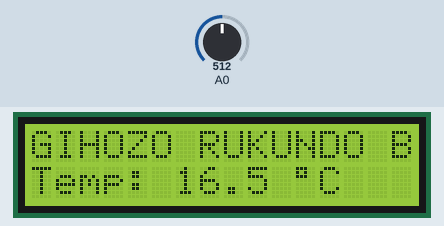
A sketch run on a simulated Arduino Uno, built with avr-gcc and run on an emulated ATmega328P. Shown: 16×2 character LCD. The inputs (shaded band) are chosen by the test bench; at power-on: A0 = 512. What the sketch prints to the serial monitor is not drawn.

Above: at 1.2 s.
1.3 s: A0 set to 716
At 3.0 s:
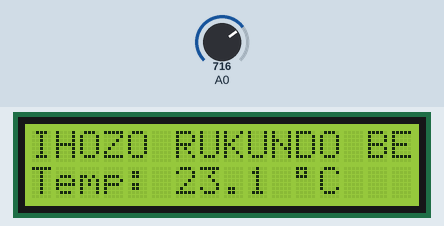
5.4 s: A0 set to 900
At 7.2 s:
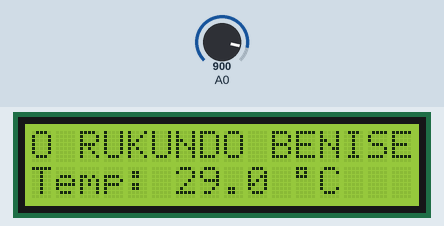
9.5 s: A0 set to 1023
At 11.0 s:
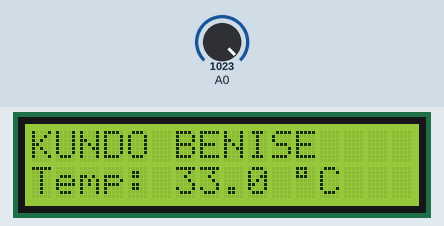
Timing chart, 0 to 12.5 s (numbered marks = the images above; inputs shaded):
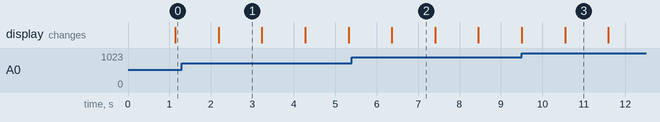

The sketch:

temperature_lcd.ino
```cpp
#include <Wire.h>
#include <LiquidCrystal_I2C.h>

// ----- CONFIG -----
String candidateName = "GIHOZO RUKUNDO BENISE";

unsigned long lastScrollTime = 0;
const int scrollDelay = 500;

LiquidCrystal_I2C lcd(0x27, 16, 2);

int scrollCursor = 0;
String paddedName;

float currentTemp = 0.0;

void setup() {
  Serial.begin(9600);

  lcd.init();
  lcd.backlight();

  if (candidateName.length() > 16)
    paddedName = candidateName + "                ";
  else
    paddedName = candidateName;
}

void loop() {

  // ----- READ SENSOR -----
  int sensorValue = analogRead(A0);
  float voltage = (sensorValue / 1023.0) * 3.3;
  currentTemp = voltage  * 10.0;

  // ----- SERIAL DEBUG -----
  Serial.print("RAW:");
  Serial.print(sensorValue);
  Serial.print("  VOLTAGE:");
  Serial.print(voltage, 3);
  Serial.print("  TEMP:");
  Serial.println(currentTemp, 1);

  // ----- ROW 1: SCROLL NAME -----
  if (candidateName.length() > 16) {
    if (millis() - lastScrollTime >= scrollDelay) {
      lastScrollTime = millis();

      lcd.setCursor(0, 0);
      lcd.print(paddedName.substring(scrollCursor, scrollCursor + 16));

      scrollCursor++;
      if (scrollCursor > (int)candidateName.length()) {
        scrollCursor = 0;
      }
    }
  } else {
    lcd.setCursor(0, 0);
    lcd.print(candidateName);
  }

  // ----- ROW 2: TEMP DISPLAY -----
  lcd.setCursor(0, 1);
  lcd.print("                ");

  lcd.setCursor(0, 1);
  lcd.print("Temp: ");
  lcd.print(currentTemp, 1);
  lcd.print(" ");
  lcd.print((char)223);
  lcd.print("C");

  delay(1000);
}
```

Measured:
- what the display in image 1 shows lasts 1.0 s, from 2.2 s to 3.2 s
